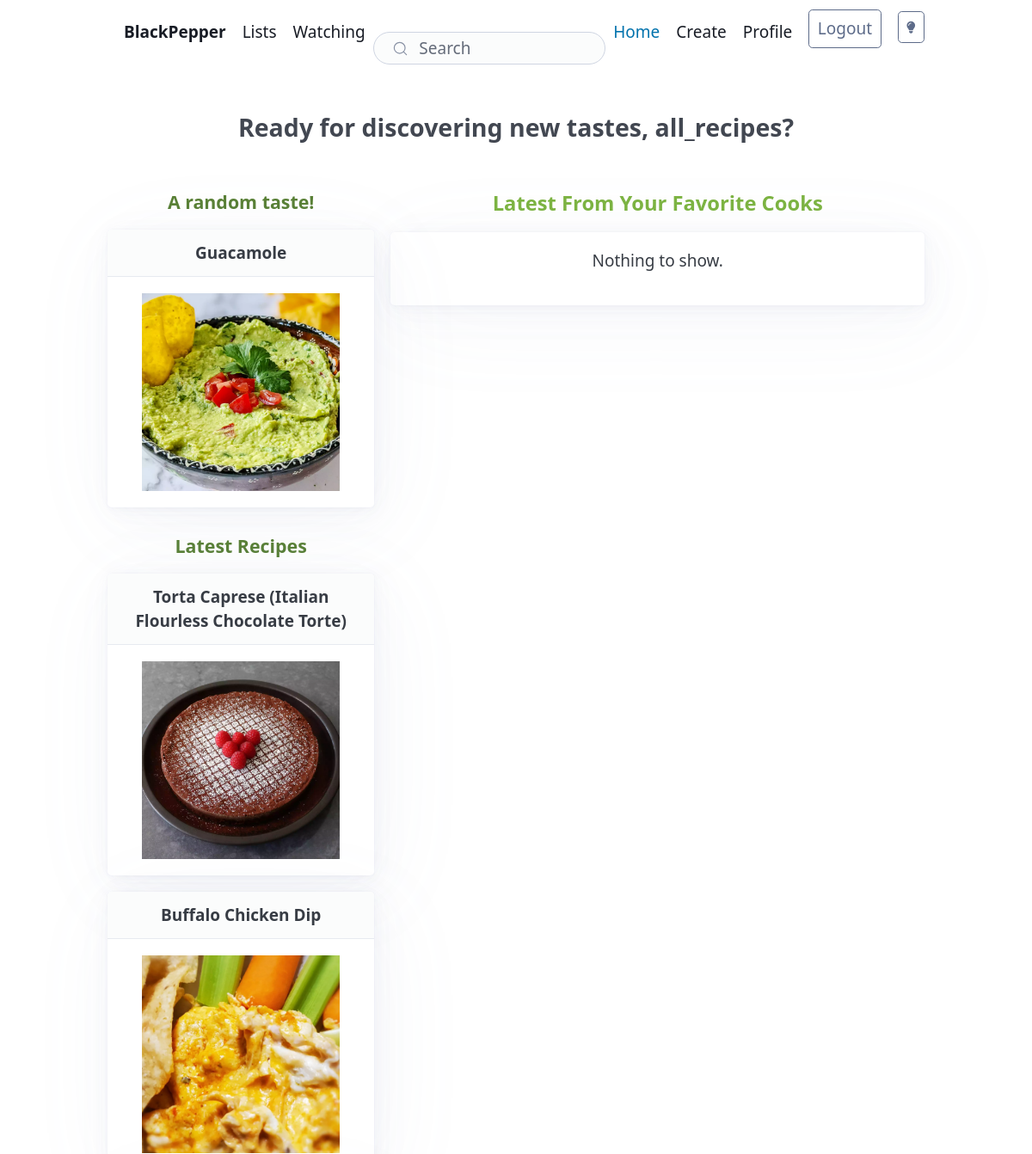
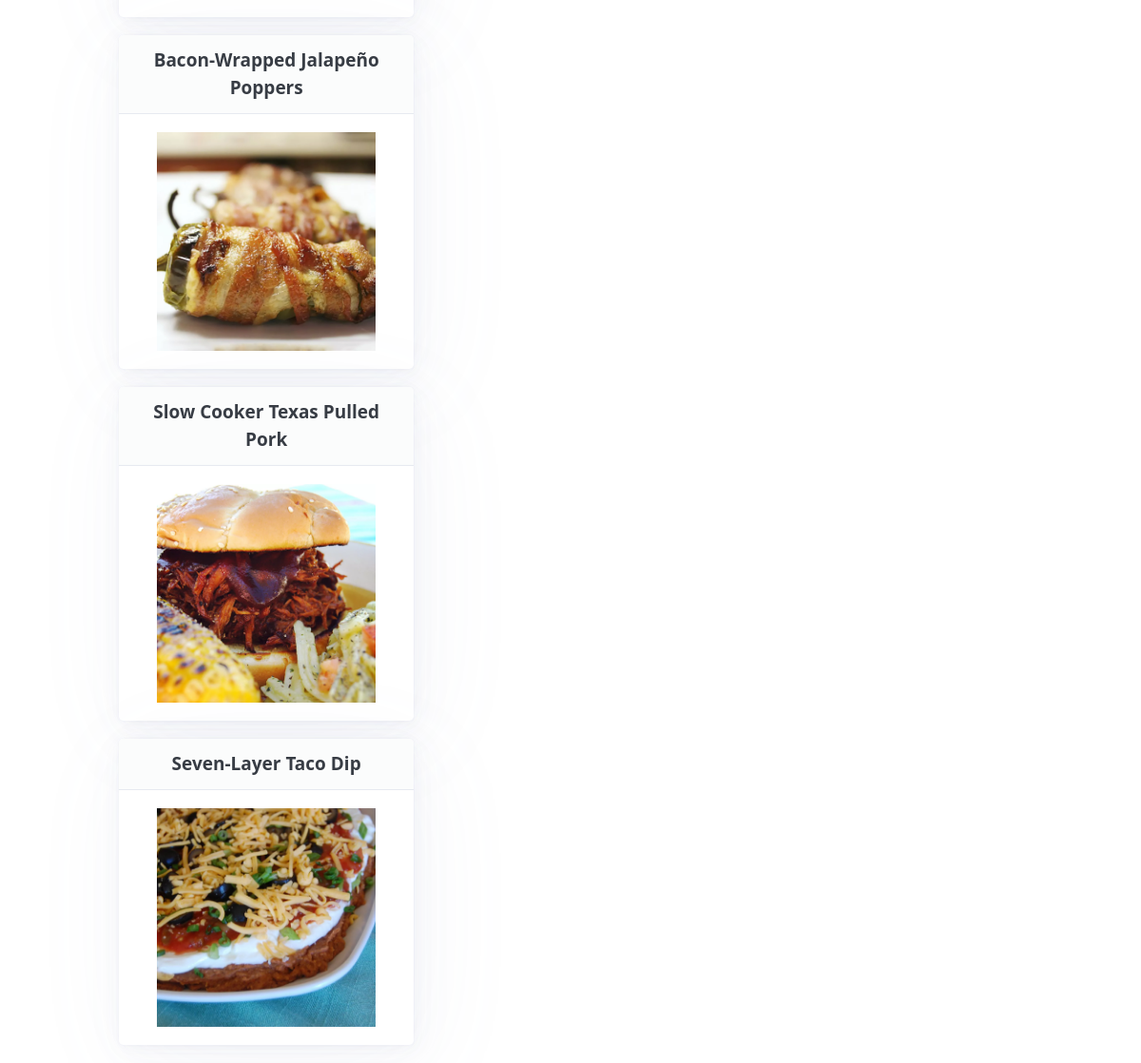
The page /home (signed in) on the database its author committed (2 pictures, top to bottom).
### recipe/models.py (models this page shows)
class User(AbstractUser):
    email = models.EmailField(unique=True)
    pass

class Recipe(models.Model):
    author = models.ForeignKey(User, on_delete=models.CASCADE)
    title = models.TextField(max_length=64)
    description = models.TextField(max_length=256)
    notes = models.TextField(max_length=256, blank=True)
    directions = models.TextField(max_length=2048)
    ingredients = models.TextField(max_length=512)
    yummy = models.ManyToManyField(User, related_name="yummy", blank=True)
    time = models.DateTimeField(auto_now_add=True)
    image = models.ImageField(upload_to="images", blank=True)

### recipe/views.py (the view)
# urls.py: path("home", views.homepage, name="homepage"),
@login_required
@require_http_methods(["GET"])
def homepage(request, page="1"):
    users = Profile.objects.get(user__username=request.user).following.all()
    user_list = []
    for user in users:
        profile = Profile.objects.get(user=user)
        recipes = profile.recipe.filter().order_by("-time")[:5]
        for recipe in recipes:
            user_list.append(recipe)
    user_list = sorted(user_list, key=lambda x: x.time, reverse=True)
    p = Paginator(user_list, 4)
    page_obj = p.get_page(page)
    random_recipe = None
    latest_list = None
    if Recipe.objects.filter(title__icontains=""):
        max_id = Recipe.objects.all().aggregate(max_id=Max("id"))['max_id']
        while not random_recipe:
            try:
                pk = random.randint(1, max_id)
                random_recipe = Recipe.objects.get(pk=pk)
            except TypeError:
                pass
            except ObjectDoesNotExist:
                pass
        latest_list = []
        while len(latest_list) < 5 and max_id > 0:
            try:
                latest_list.append(Recipe.objects.get(pk=max_id))
            except ObjectDoesNotExist:
                pass
            max_id -= 1
    return render(request, "recipe/home.html", {
        "user_list": page_obj,
        "random_recipe": random_recipe,
        "latest_list": latest_list,
    })

### recipe/templates/recipe/home.html (shortened to what this page needs)
{% extends "recipe/layout.html" %}
{% block body %}
    <div class="container">
        <h3 class="ta-center padding1 margin2">Ready for discovering new tastes, {{ request.user }}?</h3>
        <div id="homepage" class="grid ta-center grid-one-two">
            <div>
                <h5 class="primary-dim">A random taste!</h5>
                {% if random_recipe %}
                <article class="id-recipe relative">
                    <a href="{% url 'recipe' random_recipe.id %}">
                        <span class="image-link"></span>
                    </a>
                    <header>
                        <strong>{{random_recipe.title}}</strong>
                    </header>
                    <img class="homepage-img-left" src="{% if random_recipe.image %}{{ random_recipe.image.url }}{% else %}https://i.ibb.co/nCpzBM5/DALL-E-2023-01-30-11-48-47-cooking-egg-with-cast-iron-skillet-3-D-pixel-art.png{% endif %}" alt="recipe">
                </article>
                {% else %}
                    <p>Nothing to show.</p>
                {% endif %}
                <h5 class="primary-dim">Latest Recipes</h5>
                {% for recipe in latest_list %}
                <article class="id-recipe relative">
                    <a href="{% url 'recipe' recipe.id %}">
                        <span class="image-link"></span>
                    </a>
                    <header>
                            <strong>{{recipe.title}}</strong>
                        </header>
                        <img class="homepage-img-left" src="{% if recipe.image %}{{ recipe.image.url }}{% else %}https://i.ibb.co/nCpzBM5/DALL-E-2023-01-30-11-48-47-cooking-egg-with-cast-iron-skillet-3-D-pixel-art.png{% endif %}" alt="recipe">
                    </article>
                        {% empty %}
                         <p>Nothing to show.</p>
                    {% endfor %}
            </div>
            <div>
                <h4 class="primary">Latest From Your Favorite Cooks</h4>
                {% for recipe in user_list %}
                <article class="id-recipe relative">
                    <a href="{% url 'recipe' recipe.id %}">
                        <span class="image-link"></span>
                    </a>
                    <header class="relative">
                        <strong>{{recipe.title}}</strong> from <em>{{recipe.author|title}}</em>
                    </header>
                        <img class="margin1-t homepage-img-right" src="{% if recipe.image %}{{ recipe.image.url }}{% else %}https://i.ibb.co/nCpzBM5/DALL-E-2023-01-30-11-48-47-cooking-egg-with-cast-iron-skillet-3-D-pixel-art.png{% endif %}" alt="recipe">
                    <footer>
                        <em>{{recipe.description}}</em>
                    </footer>
                </article>
                    {% empty %}
                    <article>
                        <p>Nothing to show.</p>
                    </article>
                {% endfor%}
            </div>
        </div>
    </div>
{% endblock %}

### recipe/static/recipe/styles.css (style rules this page uses)
[data-theme="light"], :root:not([data-theme="dark"]) { --primary: #7cb342; --primary-hover: #689f38; --primary-focus: rgba(124, 179, 66, 0.125); --primary-inverse: #FFF; }
:root { --form-element-active-border-color: var(--primary); --form-element-focus-color: var(--primary-focus); --switch-color: var(--primary-inverse); --switch-checked-background-color: var(--primary); }
.primary { color: #7cb342; }
.primary-dim { color: #598136; }
.grid-one-two { grid-template-columns: 1fr 2fr; }
.relative { position: relative; }
.ta-center { text-align: center; }
.margin2 { margin: 2rem; }
.padding1 { padding: 1rem; }
.image-link { position:absolute; width:100%; height:100%; top:0; left: 0; z-index: 1; }
.homepage-img-left { object-fit: cover; width: 230px; height: 230px; }

### rows shown on the page
User: user "all_recipes"
Recipe: title "Guacamole", image (picture)
Recipe: title "Torta Caprese (Italian Flourless Chocolate Torte)", image (picture)
Recipe: title "Buffalo Chicken Dip", image (picture)
Recipe: title "Bacon-Wrapped Jalapeño Poppers", image (picture)
Recipe: title "Slow Cooker Texas Pulled Pork", image (picture)
Recipe: title "Seven-Layer Taco Dip", image (picture)
